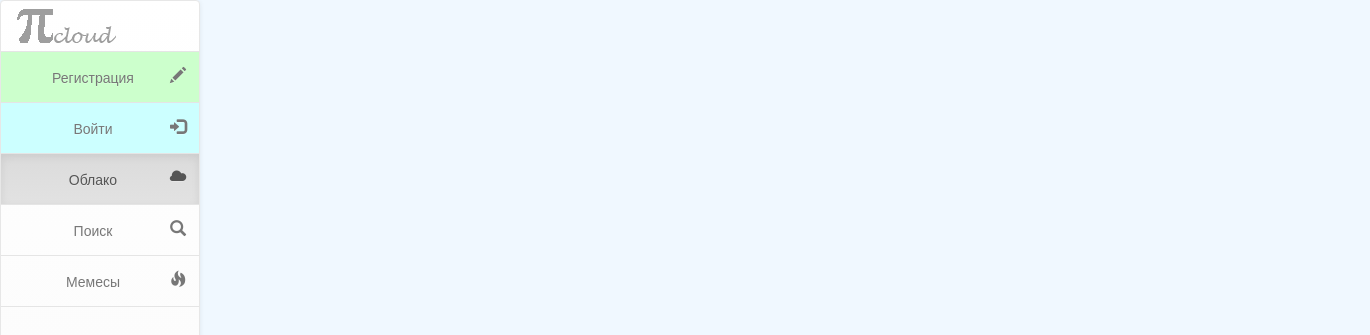
The app's page /, older data.
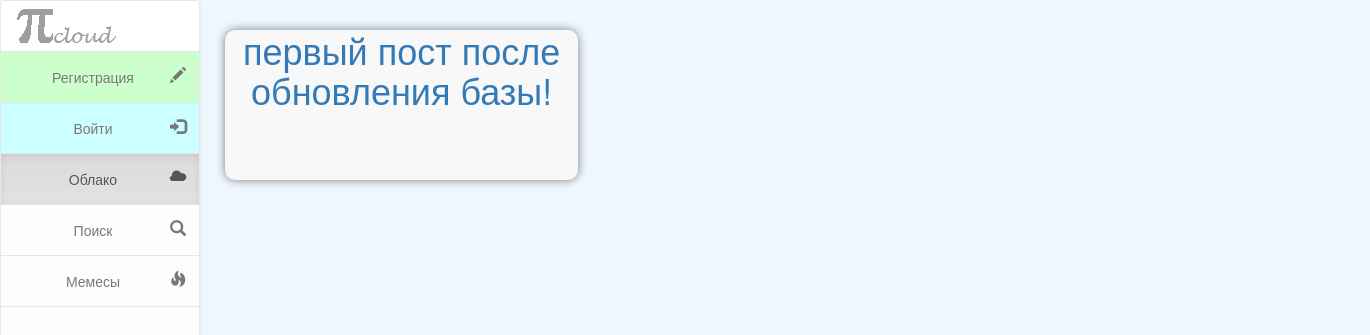
The same page, newer data.
### cloud/models.py (models this page shows, shortened)
class Post(models.Model):
    author = models.ForeignKey('auth.User', on_delete=models.CASCADE)
    title = models.CharField(max_length=256, null=False)
    text = models.TextField(null=True, blank=True)
    created_date = models.DateTimeField(default=timezone.now)
    subject = models.ForeignKey('Subject', on_delete=models.CASCADE)
    type = models.ForeignKey('PostType', on_delete=models.CASCADE)
    image = models.ImageField(upload_to='resources/posts/%Y/%m/%d/', null=True, blank=True)
    link = models.URLField(max_length=512, null=True, blank=True)
    file = models.FileField(upload_to='resources/posts/%Y/%m/%d/', null=True, blank=True)
    validate_status = models.PositiveSmallIntegerField(default=0)

### cloud/views.py (the view)
# urls.py: path('', views.post_list, name='post_list'),
def post_list(request):
    posts = Post.objects.filter(created_date__lte=timezone.now()).order_by('created_date')
    return render(request, 'cloud/post_list.html', {'posts': posts})

### cloud/templates/cloud/post_list.html (shortened to what this page needs)
{% extends 'main_template.html' %}
{% block cloud_active%}
    class="active"
{% endblock %}
{% block content %}
    <div class="container-fluid" style="margin: 0; padding: 0;">
        {% for post in posts %}
            <div class="col-xs-12 col-sm-12 col-md-6 col-lg-4">
                <div class="post-panel">
                    <h1><a href="{% url 'post_detail' pk=post.pk %}"> {{ post.title }} </a></h1>
                </div>
            </div>
        {% endfor %}
    </div>
{% endblock %}

### cloud/templates/main_template.html (shortened to what this page needs)
{% load staticfiles %}
<!doctype html>
<html lang="ru">
    <head>
        <link rel="stylesheet" href="https://maxcdn.bootstrapcdn.com/bootstrap/3.3.7/css/bootstrap.min.css"
>
        <link rel="stylesheet" href="https://maxcdn.bootstrapcdn.com/bootstrap/3.3.7/css/bootstrap-theme.min.css"
>
        <link rel="stylesheet" href="{% static 'css/global.css' %}">
        <link rel="stylesheet" href="{% static 'css/menu.css' %}">
    </head>
    <body>
        <nav class="navbar navbar-default navbar-position sidebar" role="navigation">
            <div class="container-fluid">
                <div class="navbar-header">
                  <a id="menu-brand" class="navbar-brand" href="{% url 'post_list' %}"><img src="{% static 'img/piLogo.png' %}" alt="logo"></a>
                </div>
                <div class="collapse navbar-collapse" id="bs-sidebar-navbar-collapse-1">
                    <ul class="nav navbar-nav">
                        {% if user.is_authenticated %}
                            <li {% block settings_active %}{% endblock %}>
                                <a href="{% url 'settings' %}">
                                    <img id="avatar" src="{% static 'img/default_avatar.png' %}" alt="avatar"/>
                                    <h3 style="margin: 0;">{{ user.username }}</h3>
                                </a>
                            </li>
                        {% else %}
                            <li {% block signup_active %}{% endblock %} style="background-color: #CCFFCC">
                                <a href="{% url 'sign_up' %}">Регистрация<span style="font-size:16px;" class="pull-right hidden-xs showopacity glyphicon glyphicon-pencil"></span></a>
                            </li>
                            <li {% block signin_active %}{% endblock %} style="background-color: #CCFFFF">
                                <a href="{% url 'sign_in' %}">Войти<span style="font-size:16px;" class="pull-right hidden-xs showopacity glyphicon glyphicon-log-in"></span></a>
                            </li>
                        {% endif %}
                        <li {% block cloud_active %}{% endblock %}>
                            <a href="{% url 'post_list' %}">Облако<span style="font-size:16px;" class="pull-right hidden-xs showopacity glyphicon glyphicon-cloud"></span></a>
                        </li>
                        <li {% block search_active %}{% endblock %}>
                            <a href="{% url 'search' %}">Поиск<span style="font-size:16px;" class="pull-right hidden-xs showopacity glyphicon glyphicon-search"></span></a>
                        </li>
                        <li {% block memes_active %}{% endblock %}>
                            <a href="{% url 'memes' %}">Мемесы<span style="font-size:16px;" class="pull-right hidden-xs showopacity glyphicon glyphicon-fire"></span></a>
                        </li>
                    </ul>
                </div>
          </div>
        </nav>
        <div class="content-block main">
            {% block content %}
            {% endblock %}
        </div>
    </body>
</html>

### cloud/static/css/global.css (style rules this page uses)
body { background-color: aliceblue; }
.content-block { text-align: center; vertical-align: middle; }
.post-panel { background-color: #f8f8f8; box-shadow: 0 0 10px rgba(0,0,0,0.5); border-radius: 10px; text-align: center; min-height: 150px; margin-bottom: 20px; }

### cloud/static/css/menu.css (style rules this page uses)
body,html { height: 100%; }
nav.sidebar, .main { -webkit-transition: margin 200ms ease-out; -moz-transition: margin 200ms ease-out; -o-transition: margin 200ms ease-out; transition: margin 200ms ease-out; }
.main { padding: 10px 10px 0 10px; }
#menu-brand { padding: 0; margin-left: 15px; }
.navbar-position { position: relative; }
.navbar { text-align: center; }
@media (min-width: 765px) { .navbar-position { position: fixed; } }
@media (min-width: 765px) { .main { position: absolute; width: calc(100% - 40px); margin-left: 40px; float: right; } }
@media (min-width: 765px) { nav.sidebar.navbar.sidebar>.container .navbar-brand, .navbar>.container-fluid .navbar-brand { margin-left: 0px; } }
@media (min-width: 765px) { nav.sidebar .navbar-brand, nav.sidebar .navbar-header { text-align: center; width: 100%; margin-left: 0px; } }
@media (min-width: 765px) { nav.sidebar a { padding-right: 13px; } }
@media (min-width: 765px) { nav.sidebar .navbar-nav > li:first-child { border-top: 1px #e5e5e5 solid; } }
@media (min-width: 765px) { nav.sidebar .navbar-nav > li { border-bottom: 1px #e5e5e5 solid; } }
@media (min-width: 765px) { nav.sidebar .navbar-collapse, nav.sidebar .container-fluid { padding: 0 0px 0 0px; } }
@media (min-width: 765px) { nav.sidebar { width: 200px; height: 100%; margin-left: -160px; float: left; margin-bottom: 0px; } }
@media (min-width: 765px) { nav.sidebar li { width: 100%; } }
@media (min-width: 1330px) { .main { width: calc(100% - 200px); margin-left: 200px; } }
@media (min-width: 1330px) { nav.sidebar { margin-left: 0px; float: left; } }

Row changes from the older to the newer data that the page shows:
added Post: title "первый пост после обновления базы!"
